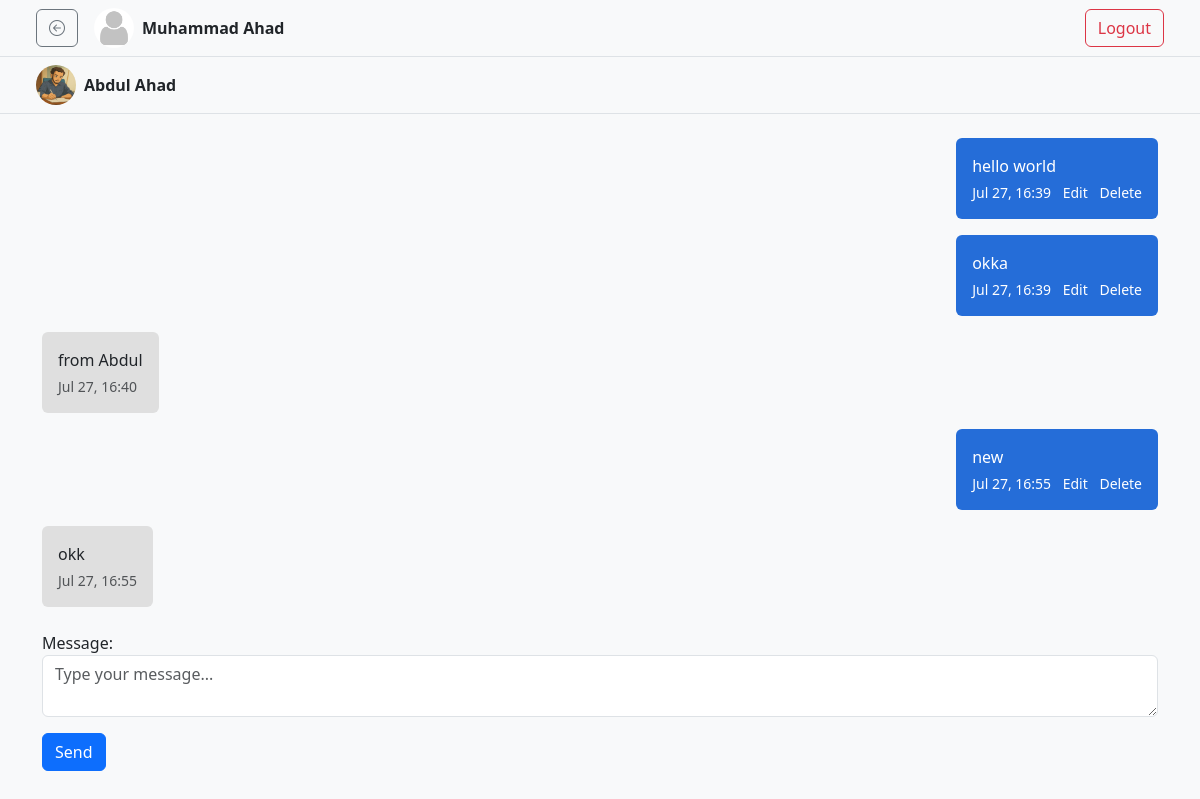
/chat/2/ (signed in), run on an earlier commit of the app's database.
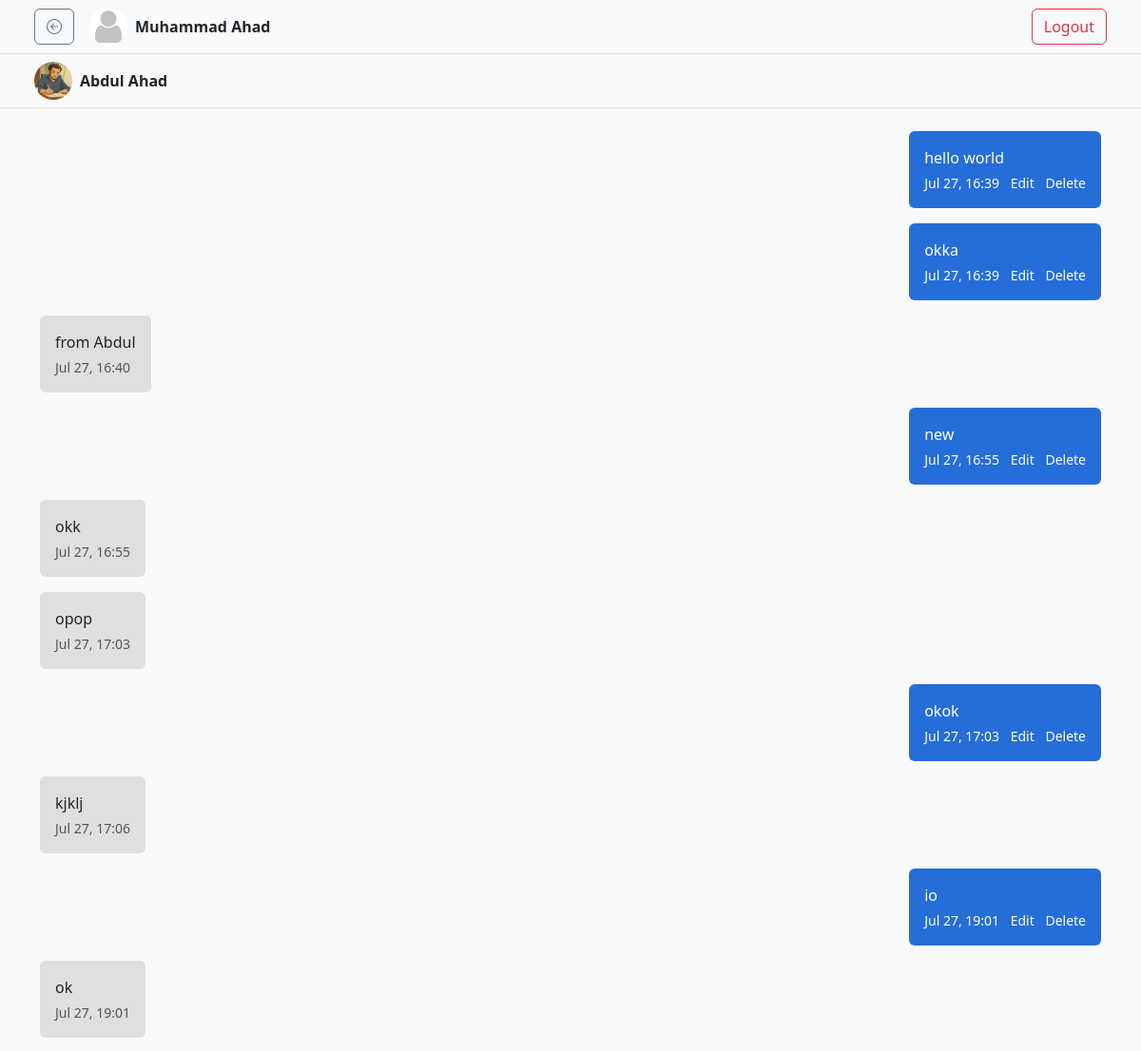
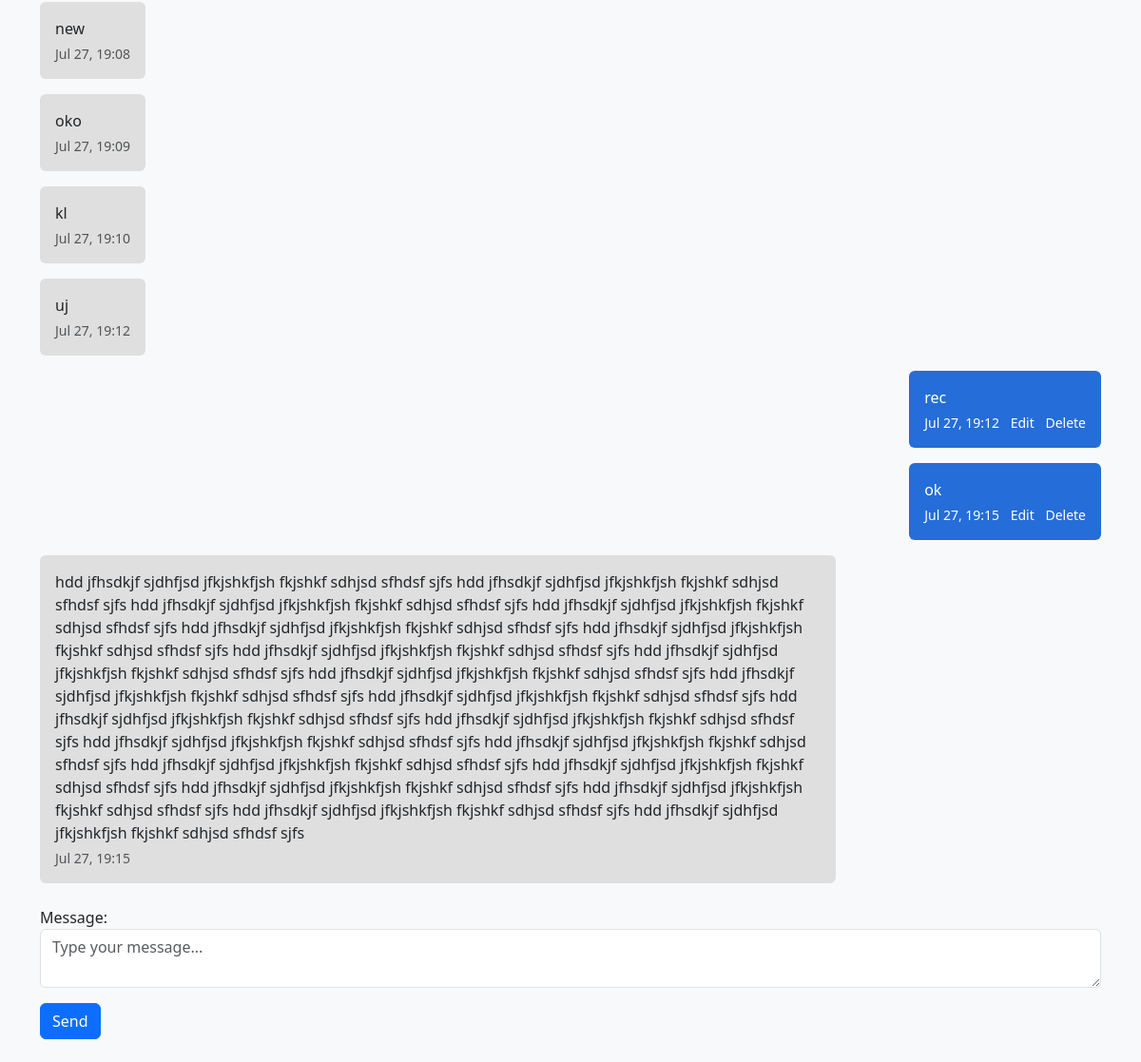
And on a later commit of the database (2 pictures, top to bottom).
### chatapp/models.py (models this page shows, shortened)
class UserProfile(models.Model):
    user = models.OneToOneField(User, on_delete=models.CASCADE)
    image = models.ImageField(upload_to='profile_images/', default='profile_images/default.png')

class ChatMessage(models.Model):
    from_user = models.ForeignKey(User, related_name='sent_messages', on_delete=models.CASCADE)
    to_user = models.ForeignKey(User, related_name='received_messages', on_delete=models.CASCADE)
    message = models.TextField()
    created_at = models.DateTimeField(auto_now_add=True)

### chatapp/views.py (the view)
# urls.py: path('chat/<int:user_id>/', views.chat, name="chat"),
@login_required
def chat(request, user_id):
    other_user = get_object_or_404(User, id=user_id)
    user = request.user
    if request.method == 'POST':
        form = ChatMessageForm(request.POST)
        if form.is_valid():
            chat = form.save(commit=False)
            chat.from_user = user
            chat.to_user = other_user
            chat.save()
            return redirect('chat', user_id=other_user.id)
    else:
        form = ChatMessageForm()
    messages = ChatMessage.objects.filter(
        from_user__in=[user, other_user],
        to_user__in=[user, other_user]
    ).order_by('created_at')
    return render(request, 'pages/chat.html', {
        'other_user': other_user,
        'form': form,
        'messages': messages,
        'default_profile_picture': "/media/profile_images/default.png"
    })

### chatapp/forms.py
class ChatMessageForm(forms.ModelForm):
    class Meta:
        model = ChatMessage
        fields = ['message']
        widgets = {
            'message': forms.Textarea(attrs={
                'class': 'form-control',
                'rows': 2,
                'placeholder': 'Type your message...'
            }),
        }

### templates/pages/chat.html (shortened to what this page needs)
{% extends "layout.html" %}
{% block content %}
{% include "components/navbar.html" with default_profile_picture=default_profile_picture %}
<nav class="navbar navbar-expand-lg navbar-light bg-light px-4 py-2 border-bottom">
  <div class="container-fluid">
    <div class="d-flex align-items-center">
        {% if request.user.userprofile.image %}
          <img src="{{ other_user.userprofile.image.url }}" alt="Profile" class="rounded-circle me-2" width="40" height="40">
        {% else %}
          <img src="{{default_profile_picture}}" alt="Profile" class="rounded-circle me-2" width="40" height="40">
        {% endif %}
        <span class="fw-bold">{{ other_user.get_full_name }}</span>
    </div>
  </div>
</nav>
<div class="container py-4">
  <div class="mb-4" id="chat-messages">
    {% for msg in messages %}
      {% if msg.from_user == request.user %}
        <div class="d-flex justify-content-end mb-3"
        id="msg-{{ msg.id }}"
        >
          <div class="text-white p-3 rounded" style="max-width: 75%; background-color: #256dd8ff;">
            <div class="message-div">{{ msg.message }}</div>
            <div class="text-end small mt-1">
              {{ msg.created_at|date:"M d, H:i" }}
              <span onclick="editMessage({{ msg.id }}, '{{ msg.message|escapejs }}')" class="text-white ms-2">Edit</span>
              <span onclick="deleteMessage({{ msg.id }})" class="text-white ms-2">Delete</span>
            </div>
          </div>
        </div>
      {% else %}
        <div class="d-flex justify-content-start mb-3"
        id="msg-{{ msg.id }}"
        >
          <div class="text-dark p-3 rounded" style="max-width: 75%; background-color: #dfdfdfff;">
            <div class="message-div">
              {{ msg.message }}</div>
            <div class="text-muted small mt-1">{{ msg.created_at|date:"M d, H:i" }}</div>
          </div>
        </div>
      {% endif %}
    {% empty %}
      <p class="text-muted">No messages yet.</p>
    {% endfor %}
  </div>
  <form method="post" id="chat-form">
    {{ form.as_p }}
    <button type="submit" class="btn btn-primary">Send</button>
  </form>
</div>
{% endblock  %}

### templates/layout.html (shortened to what this page needs)
{% load static %}
<!DOCTYPE html>
<html lang="en">
<head>
    <link href="https://cdn.jsdelivr.net/npm/bootstrap@5.3.0/dist/css/bootstrap.min.css" rel="stylesheet">
    <link href="https://cdn.jsdelivr.net/npm/bootstrap-icons@1.10.5/font/bootstrap-icons.css" rel="stylesheet">
</head>
<body class="bg-light">
    {% block content %}{% endblock  %}
</body>
</html>

### templates/components/navbar.html
<nav class="navbar navbar-expand-lg navbar-light bg-light px-4 py-2 border-bottom">
  <div class="container-fluid">
    <div class="d-flex align-items-center">
      <button onclick="history.back()" class="btn btn-outline-secondary me-3">
          <i class="bi bi-arrow-left-circle"></i>
      </button>
      <a href="{% url 'profile' %}" class="text-dark text-decoration-none d-flex align-items-center">
        {% if request.user.userprofile.image %}
          <img src="{{ request.user.userprofile.image.url }}" alt="Profile" class="rounded-circle me-2" width="40" height="40">
        {% else %}
          <img src="{{default_profile_picture}}" alt="Profile" class="rounded-circle me-2" width="40" height="40">
        {% endif %}
        <span class="fw-bold">{{ request.user.get_full_name }}</span>
      </a>
    </div>
    <div class="ms-auto">
      <a href="{% url 'logout' %}" class="btn btn-outline-danger">Logout</a>
    </div>
  </div>
</nav>

What changed in the data, as far as the page shows it:
added ChatMessage: message "opop", created_at "Jul 27, 17:03"
added ChatMessage: message "okok", created_at "Jul 27, 17:03"
added ChatMessage: message "kjklj", created_at "Jul 27, 17:06"
added ChatMessage: message "io", created_at "Jul 27, 19:01"
added ChatMessage: message "ok", created_at "Jul 27, 19:01"
added ChatMessage: message "new", created_at "Jul 27, 19:08"
added ChatMessage: message "oko", created_at "Jul 27, 19:09"
added ChatMessage: message "kl", created_at "Jul 27, 19:10"
added ChatMessage: message "uj", created_at "Jul 27, 19:12"
added ChatMessage: message "rec", created_at "Jul 27, 19:12"
added ChatMessage: message "ok", created_at "Jul 27, 19:15"
added ChatMessage: message "hdd jfhsdkjf sjdhfjsd jfkjshkfjsh fkjshkf sdhjsd sfhdsf sjfs hdd jfhsdkjf sjdhfjsd jfkjshkfjsh fkjshkf sdhjsd sfhdsf sjfs hdd jfhsdkjf sjdhfjsd jfkjshkfjsh fkjshkf sdhjsd sfhdsf sjfs hdd jfhsdkjf sjdhfjsd jfkjshkfjsh fkjshkf sdhjsd sfhdsf sjfs hdd jfhsdkjf sjdhfjsd jfkjshkfjsh fkjshkf sdhjsd sfhdsf sjfs hdd jfhsdkjf sjdhfjsd jfkjshkfjsh fkjshkf sdhjsd sfhdsf sjfs hdd jfhsdkjf sjdhfjsd jfkjshkfjsh fkjshkf sdhjsd sfhdsf sjfs hdd jfhsdkjf sjdhfjsd jfkjshkfjsh fkjshkf sdhjsd sfhdsf sjfs hdd jfhsdkjf sjdhfjsd jfkjshkfjsh fkjshkf sdhjsd sfhdsf sjfs hdd jfhsdkjf sjdhfjsd jfkjshkfjsh fkjshkf sdhjsd sfhdsf sjfs hdd jfhsdkjf sjdhfjsd jfkjshkfjsh fkjshkf sdhjsd sfhdsf sjfs hdd jfhsdkjf sjdhfjsd…", created_at "Jul 27, 19:15"
